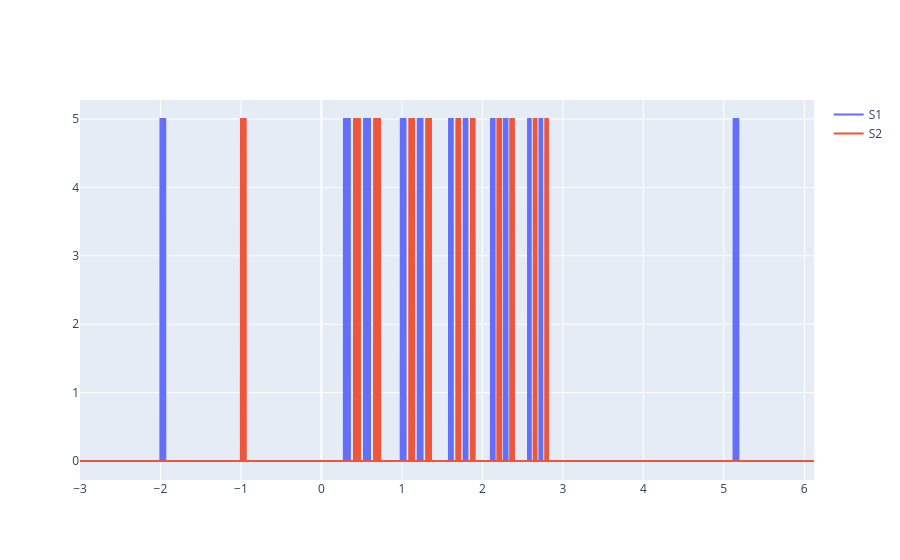

Here is the notebook cell this chart was saved with:
### Code cell
fig = go.Figure()
fig.add_trace(
    go.Scatter(x = t, y = S1actcmd, mode="lines", name="S1")
)
fig.add_trace(
    go.Scatter(x = t, y = S2actcmd, mode="lines",  name="S2")
)

### Figure 1 — Plotly figure (JSON) as saved in the notebook; plotly's stock layout.template omitted (floating-point values rounded to 4 significant figures; data arrays with more than 128 entries replaced by an {"elided": "..."} marker saying what was removed)
{"data": [{"mode": "lines", "name": "S1", "type": "scatter", "x": {"elided": "9122 float values"}, "y": {"elided": "9122 int values"}}, {"mode": "lines", "name": "S2", "type": "scatter", "x": {"elided": "9122 float values"}, "y": {"elided": "9122 int values"}}], "layout": {}}
